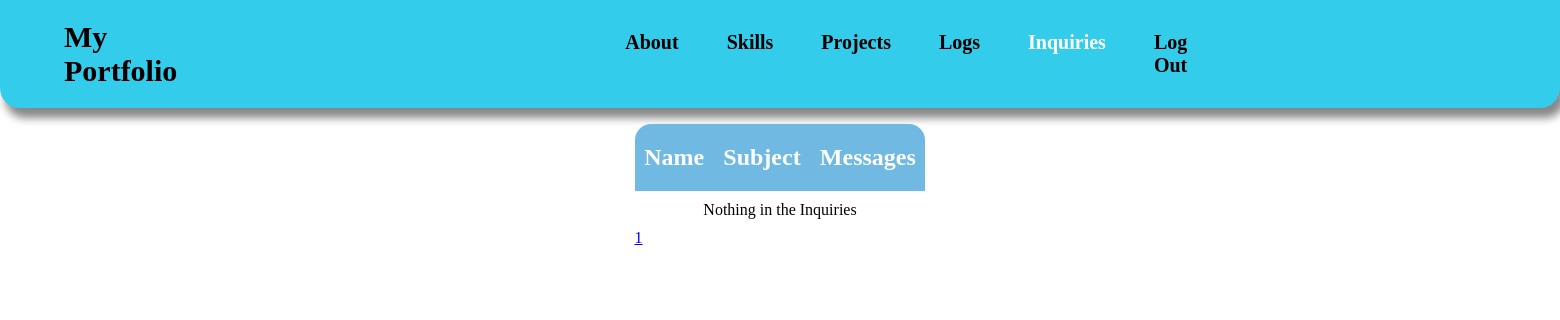
Page /php/inquiries.php on the earlier database version.
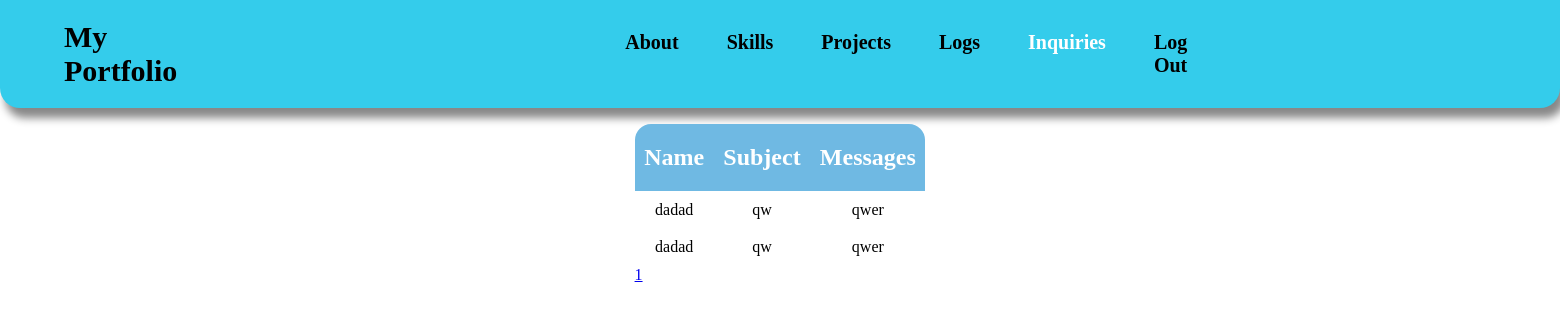
Same page on the later database version.
### tables this page shows
CREATE TABLE `contacts` (
  `id` int(11) NOT NULL,
  `name` varchar(100) NOT NULL,
  `email` varchar(100) NOT NULL,
  `subject` varchar(100) NOT NULL,
  `message` text NOT NULL
);

### php/inquiries.php (the view, shortened to what this page needs)
<!DOCTYPE html>
<html lang="en">
<head>
    <link rel="stylesheet" href="../css/inquiries.css">
</head>
<body>
    <?php
    require_once "config.php";
    ?>
    <div class="header">
        <div class="header_container">
            <div class="nav_bar">
                <h1 class="header_title"> <a href="/my_portfolio/php/dashboard.php"> My Portfolio </a> </h1>
                <nav class="header_text">
                    <ul>
                        <li> <a href="../admin/about/about.php"> About </a> </li>
                        <li id="skills"> <a href="../admin/skills/skills.php"> Skills </a> </li>
                        <li id="projects"> <a href="../admin/projects/projects.php"> Projects </a> </li>
                        <li id="logs"> <a href="../php/logs.php"> Logs </a> </li>
                        <li id="inquiries"> <a href="../php/inquiries.php"> Inquiries </a> </li>
                        <li> <a href="/my_portfolio/php/logout.php" onclick="return confirm('Are you sure you want to Log Out?')"> Log Out </a> </li>
                    </ul>
                </nav>
            </div>
        </div>
    </div>
    <div class="table_container">
        <div id="table" class="activity_log_data_table">
                <table class="styled_table" id="data">
                    <thead>
                        <tr class="message_row">
                            <th> Name </th>
                            <th> Subject </th>
                            <th> Messages </th>
                        </tr>
                    </thead>
        <?php
        $sql = "SELECT * FROM contacts";
        $result = mysqli_query($conn,$sql);
        if(mysqli_num_rows($result)>0) {
                    while($row = mysqli_fetch_assoc($result)) {
        ?>
        <tbody>
            <tr>
                <td> <?php echo $row['name']; ?> </td>
                <td> <?php echo $row['subject']; ?> </td>
                <td> <?php echo $row['message']; ?> </td>
            <?php
                }
            } else {
                echo '<tr> <td colspan="3" id="add">' , "Nothing in the Inquiries" , "</td>" , "</tr>";
            }
        ?>
            </tr>
        </tbody>
                </table>
        </div>
    </div>
</body>
</html>

Differences in the rows shown:
added contacts: name "dadad", subject "qw", message "qwer"
added contacts: name "dadad", subject "qw", message "qwer"
Other differences:
text no longer shown: "Nothing in the Inquiries"
